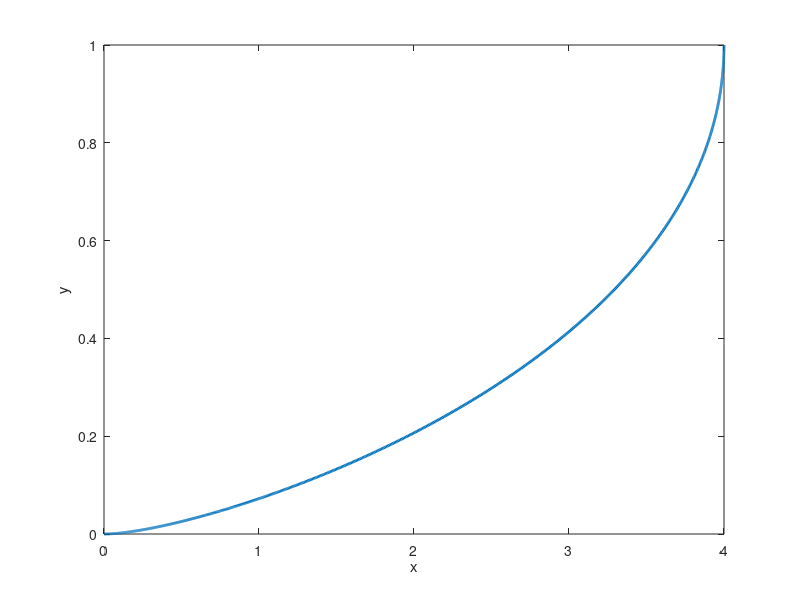
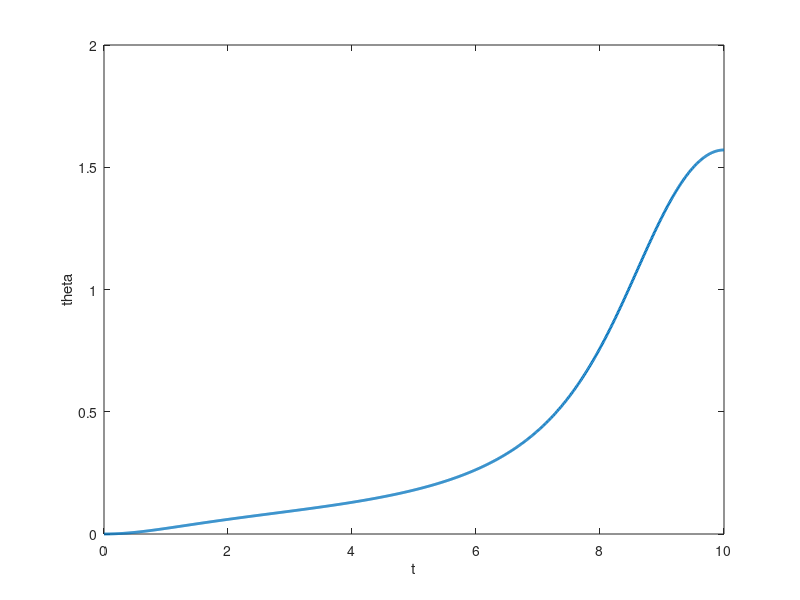
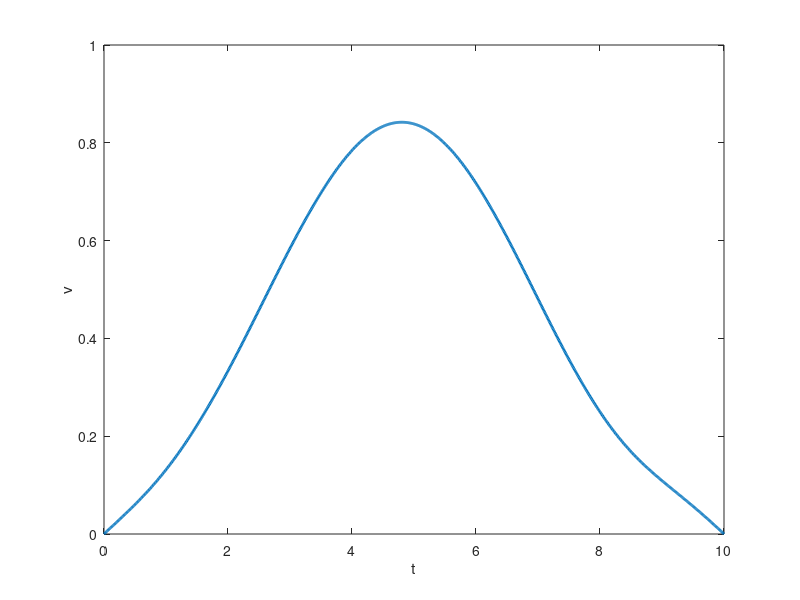
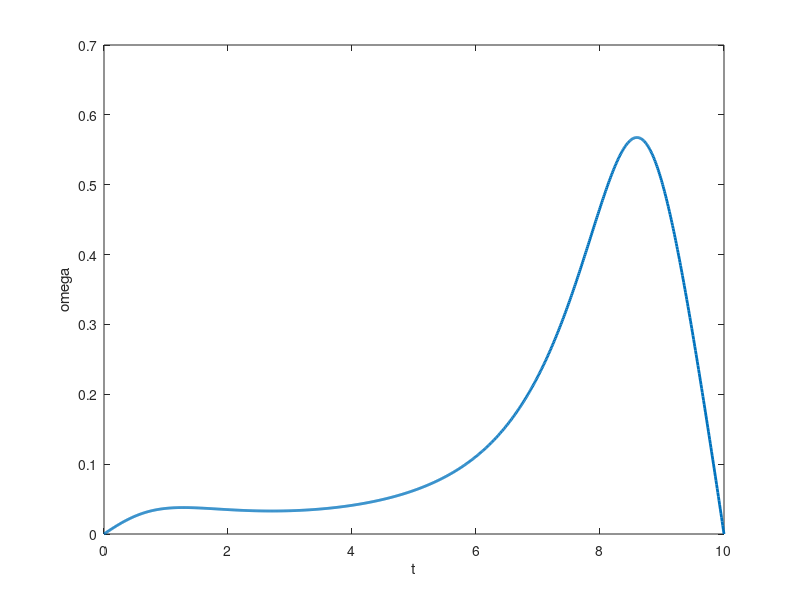

The MATLAB source for these figures, in order:
s=0:0.001:1;
k=2;
theta_i=0;
theta_f=pi/2;
b=0.04;
x_i=0;
x_f=4;

y_i=0;
y_f=1;

alfa_x=k*cos(theta_f)-3*x_f;
alfa_y=k*sin(theta_f)-3*y_f;
beta_x=k*cos(theta_i)-3*x_i;
beta_y=k*sin(theta_i)-3*y_i;

tf=10;
time=linspace(0,tf,length(s));


a0=0;
a1=0;
a2=3/tf^2;
a3=-2/tf^3;
s_t=a3*time.^3+a2*time.^2+a1*time+a0;
s_t_dot=3*a3*time.^2+2*a2*time+a1;




for i = 1:length(s)
    si=s_t(i);
    
    x(i)=si^3*x_f-(si-1)^3*x_i+alfa_x*si^2*(si-1)+beta_x*si*(si-1)^2;
    y(i)=si^3*y_f-(si-1)^3*y_i+alfa_y*si^2*(si-1)+beta_y*si*(si-1)^2;

    xp(i)=alfa_x*si^2 + 3*si^2*x_f + beta_x*(si - 1)^2 + 2*alfa_x*si*(si - 1) + beta_x*si*(2*si - 2);
    yp(i)=alfa_y*si^2 + 3*si^2*y_f + beta_y*(si - 1)^2 + 2*alfa_y*si*(si - 1) + beta_y*si*(2*si - 2);
    
    xpp(i)=4*alfa_x*si + 2*beta_x*si + 6*si*x_f + 2*alfa_x*(si - 1) + 2*beta_x*(2*si - 2);
    ypp(i)=4*alfa_y*si + 2*beta_y*si + 6*si*y_f + 2*alfa_y*(si - 1) + 2*beta_y*(2*si - 2);
    
    theta(i)=atan2(yp(i),xp(i));
    
    v(i)=sqrt(xp(i)^2+yp(i)^2);
    v_t(i)=v(i)*s_t_dot(i);
   

    o(i)=(ypp(i)*xp(i)-xpp(i)*yp(i))/(xp(i)^2+yp(i)^2);
    o_t(i)=o(i)*s_t_dot(i); 
    

end
for i = 1:length(s)
    y_1_d(i,1) = [time(i)];
    y_1_d(i,2) = x(i)+b*cos(theta(i));
    y_2_d(i,1) = [time(i)];
    y_2_d(i,2) = y(i)+b*sin(theta(i));
    x_before(i,1)=[time(i)];
    x_before(i,2)=x(i);
    y_before(i,1)=[time(i)];
    y_before(i,2)=y(i);
    theta_before(i,1)=[time(i)];
    theta_before(i,2)=theta(i);
    v_before(i,1)=[time(i)];
    v_before(i,2)=v_t(i);
    o_before(i,1)=[time(i)];
    o_before(i,2)=o_t(i);
end
figure(1)
plot(x,y,'LineWidth',2) 
xlabel('x')
ylabel('y')

figure(2)
plot(time,theta,'LineWidth',2)
xlabel('t')
ylabel('theta')

figure(3)
plot(time,v_t,'LineWidth',2)
xlabel('t')
ylabel('v')

figure(4)
plot(time,o_t,"LineWidth",2)
xlabel('t')
ylabel('omega')

figure(5)
plot(time,s_t,'LineWidth',2)
xlabel('t')
ylabel('s')

figure(6)
plot(time,x,'LineWidth',2)
xlabel('t')
ylabel('x')

figure(7)
plot(time,y,'LineWidth',2)
xlabel('t')
ylabel('y')

